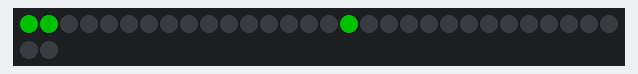
Simulated run of this sketch. Board: ATtiny85, built with avr-gcc and run on an emulated ATtiny85. Shown: 32 RGB LEDs in strip order, left to right, continuing on the next row. Dim RGB values are drawn brighter than linear.

Above: at 0.01 s.
At 0.56 s:
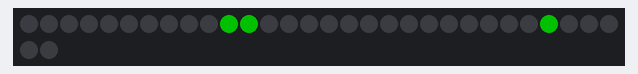
At 1.22 s:
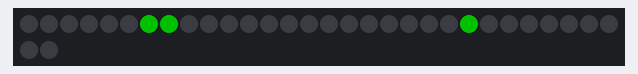

Measured:
- by itself, everything shown: repeats every 0.88 s, in 16 steps

The sketch:

green_simple.ino
```cpp
/*
  green_simple.ino - simple spinning green animation
  sketch for Adafruit Neopixel goggles, based on tutorial example
  Kathryn Lybarger (@zemkat)
*/
#include <Adafruit_NeoPixel.h>
#ifdef __AVR_ATtiny85__ // Trinket, Gemma, etc.
 #include <avr/power.h>
#endif

#define PIN 0

Adafruit_NeoPixel pixels = Adafruit_NeoPixel(32, PIN);

uint32_t offset = 0; // Position of spinny eyes
uint32_t color  = 0x00FF00; // green

void setup() {
#ifdef __AVR_ATtiny85__ // Trinket, Gemma, etc.
    if(F_CPU == 16000000) clock_prescale_set(clock_div_1);
#endif
    pixels.begin();
    pixels.setBrightness(85); // 1/3 brightness
}

void loop() {
    uint8_t  i;
    uint32_t t;

    pixels.setPixelColor(offset, color); // first eye
    pixels.setPixelColor(offset+1 % 16, color); // first eye
    pixels.setPixelColor(offset+16, color); // second eye
    pixels.setPixelColor(offset+17 % 16, color); // second eye
    pixels.show();
    delay(50);
    for(i=0; i<32; i++) { // clear all pixels
        pixels.setPixelColor(i, 0);
    }
    offset++; // scoot position
    offset = offset % 16; // keep between 0 and 15
}
```
